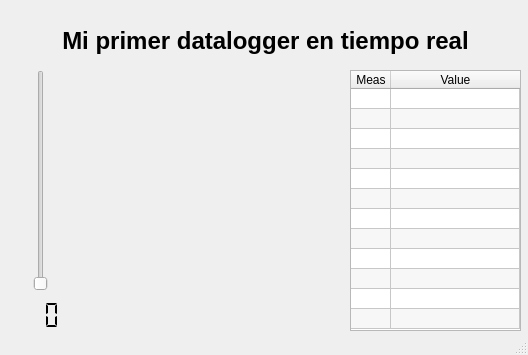
<?xml version="1.0" encoding="UTF-8"?>
<ui version="4.0">
 <class>MainWindow</class>
 <widget class="QMainWindow" name="MainWindow">
  <property name="geometry">
   <rect>
    <x>0</x>
    <y>0</y>
    <width>528</width>
    <height>355</height>
   </rect>
  </property>
  <property name="windowTitle">
   <string>MainWindow</string>
  </property>
  <widget class="QWidget" name="centralwidget">
   <widget class="QCustomPlot" name="widget" native="true">
    <property name="geometry">
     <rect>
      <x>70</x>
      <y>70</y>
      <width>271</width>
      <height>261</height>
     </rect>
    </property>
   </widget>
   <widget class="QSlider" name="verticalSlider">
    <property name="geometry">
     <rect>
      <x>30</x>
      <y>70</y>
      <width>22</width>
      <height>221</height>
     </rect>
    </property>
    <property name="orientation">
     <enum>Qt::Orientation::Vertical</enum>
    </property>
   </widget>
   <widget class="QLabel" name="label">
    <property name="geometry">
     <rect>
      <x>60</x>
      <y>10</y>
      <width>411</width>
      <height>61</height>
     </rect>
    </property>
    <property name="font">
     <font>
      <pointsize>18</pointsize>
      <bold>true</bold>
     </font>
    </property>
    <property name="layoutDirection">
     <enum>Qt::LayoutDirection::LeftToRight</enum>
    </property>
    <property name="text">
     <string>Mi primer datalogger en tiempo real</string>
    </property>
    <property name="alignment">
     <set>Qt::AlignmentFlag::AlignCenter</set>
    </property>
   </widget>
   <widget class="QLCDNumber" name="lcdNumber">
    <property name="geometry">
     <rect>
      <x>10</x>
      <y>300</y>
      <width>71</width>
      <height>31</height>
     </rect>
    </property>
    <property name="focusPolicy">
     <enum>Qt::FocusPolicy::NoFocus</enum>
    </property>
    <property name="contextMenuPolicy">
     <enum>Qt::ContextMenuPolicy::NoContextMenu</enum>
    </property>
    <property name="layoutDirection">
     <enum>Qt::LayoutDirection::LeftToRight</enum>
    </property>
    <property name="frameShape">
     <enum>QFrame::Shape::NoFrame</enum>
    </property>
    <property name="frameShadow">
     <enum>QFrame::Shadow::Sunken</enum>
    </property>
    <property name="smallDecimalPoint">
     <bool>true</bool>
    </property>
    <property name="digitCount">
     <number>2</number>
    </property>
    <property name="segmentStyle">
     <enum>QLCDNumber::SegmentStyle::Flat</enum>
    </property>
   </widget>
   <widget class="QTableWidget" name="tableWidget">
    <property name="geometry">
     <rect>
      <x>350</x>
      <y>70</y>
      <width>171</width>
      <height>261</height>
     </rect>
    </property>
    <property name="horizontalScrollBarPolicy">
     <enum>Qt::ScrollBarPolicy::ScrollBarAsNeeded</enum>
    </property>
    <property name="sizeAdjustPolicy">
     <enum>QAbstractScrollArea::SizeAdjustPolicy::AdjustToContents</enum>
    </property>
    <property name="autoScroll">
     <bool>true</bool>
    </property>
    <property name="autoScrollMargin">
     <number>12</number>
    </property>
    <property name="editTriggers">
     <set>QAbstractItemView::EditTrigger::NoEditTriggers</set>
    </property>
    <property name="dragEnabled">
     <bool>true</bool>
    </property>
    <property name="dragDropOverwriteMode">
     <bool>true</bool>
    </property>
    <property name="dragDropMode">
     <enum>QAbstractItemView::DragDropMode::NoDragDrop</enum>
    </property>
    <property name="alternatingRowColors">
     <bool>true</bool>
    </property>
    <property name="selectionMode">
     <enum>QAbstractItemView::SelectionMode::SingleSelection</enum>
    </property>
    <property name="selectionBehavior">
     <enum>QAbstractItemView::SelectionBehavior::SelectRows</enum>
    </property>
    <property name="updateThreshold">
     <number>10</number>
    </property>
    <property name="showGrid">
     <bool>true</bool>
    </property>
    <property name="gridStyle">
     <enum>Qt::PenStyle::CustomDashLine</enum>
    </property>
    <property name="wordWrap">
     <bool>true</bool>
    </property>
    <property name="cornerButtonEnabled">
     <bool>false</bool>
    </property>
    <property name="rowCount">
     <number>12</number>
    </property>
    <property name="supportedDragActions">
     <set>Qt::DropAction::IgnoreAction</set>
    </property>
    <attribute name="horizontalHeaderVisible">
     <bool>true</bool>
    </attribute>
    <attribute name="horizontalHeaderCascadingSectionResizes">
     <bool>true</bool>
    </attribute>
    <attribute name="horizontalHeaderMinimumSectionSize">
     <number>20</number>
    </attribute>
    <attribute name="horizontalHeaderDefaultSectionSize">
     <number>40</number>
    </attribute>
    <attribute name="horizontalHeaderHighlightSections">
     <bool>true</bool>
    </attribute>
    <attribute name="horizontalHeaderShowSortIndicator" stdset="0">
     <bool>false</bool>
    </attribute>
    <attribute name="horizontalHeaderStretchLastSection">
     <bool>true</bool>
    </attribute>
    <attribute name="verticalHeaderVisible">
     <bool>false</bool>
    </attribute>
    <attribute name="verticalHeaderCascadingSectionResizes">
     <bool>false</bool>
    </attribute>
    <attribute name="verticalHeaderMinimumSectionSize">
     <number>10</number>
    </attribute>
    <attribute name="verticalHeaderDefaultSectionSize">
     <number>20</number>
    </attribute>
    <attribute name="verticalHeaderHighlightSections">
     <bool>false</bool>
    </attribute>
    <attribute name="verticalHeaderShowSortIndicator" stdset="0">
     <bool>false</bool>
    </attribute>
    <attribute name="verticalHeaderStretchLastSection">
     <bool>false</bool>
    </attribute>
    <row/>
    <row/>
    <row/>
    <row/>
    <row/>
    <row/>
    <row/>
    <row/>
    <row/>
    <row/>
    <row/>
    <row/>
    <column>
     <property name="text">
      <string>Meas</string>
     </property>
     <property name="font">
      <font>
       <pointsize>9</pointsize>
       <stylestrategy>PreferAntialias</stylestrategy>
      </font>
     </property>
    </column>
    <column>
     <property name="text">
      <string>Value</string>
     </property>
    </column>
   </widget>
  </widget>
  <widget class="QStatusBar" name="statusbar"/>
 </widget>
 <customwidgets>
  <customwidget>
   <class>QCustomPlot</class>
   <extends>QWidget</extends>
   <header location="global">../QCustomPlot/qcustomplot.h</header>
   <container>1</container>
  </customwidget>
 </customwidgets>
 <resources/>
 <connections/>
</ui>
